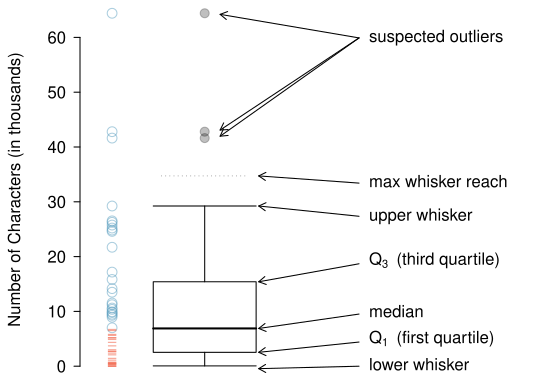

Source code (R):
require(openintro)
data(email50)
data(COL)
d   <- email50$num_char

myPDF("boxPlotLayoutNumVar.pdf", 5.5, 3.8,
      mar = c(0, 4, 0, 1),
      mgp = c(2.8, 0.7, 0))
boxPlot(d,
        ylab = 'Number of Characters (in thousands)',
        xlim = c(0.3, 3),
        axes = FALSE,
        ylim = range(d))
axis(2)

arrows(2,0, 1.35, min(d) - 0.5, length = 0.08)
text(2, 0, 'lower whisker', pos = 4)

arrows(2, quantile(d, 0.25) + sd(d) / 7,
       1.35, quantile(d, 0.25),
       length = 0.08)
text(2, quantile(d, 0.25) + sd(d)/6.5,
     expression(Q[1]~~'(first quartile)'), pos = 4)

m <- median(d)
arrows(2, m + sd(d) / 5, 1.35, m, length = 0.08)
text(2,m + sd(d) / 4.7, 'median', pos = 4)

q <- quantile(d, 0.75)
arrows(2, q + sd(d) / 4, 1.35, q, length = 0.08)
text(2, q + sd(d) / 3.8,
     expression(Q[3]~~'(third quartile)'), pos = 4)

arrows(2, rev(sort(d))[4] - sd(d) / 7,
       1.35, rev(sort(d))[4], length = 0.08)
text(2, rev(sort(d))[4] - sd(d) / 6.8,
     'upper whisker', pos = 4)

y <- quantile(d, 0.75) + 1.5 * IQR(d)
arrows(2, y - 0.1 * sd(d),
       1.35, y, length = 0.08)
lines(c(0.72, 1.28), rep(y, 2),
      lty = 3, col = '#00000066')
text(2, y - 0.1 * sd(d),
     'max whisker reach', pos = 4)

m <- rev(tail(sort(d), 5))
s <- m[1] - 0.3 * sd(m)
arrows(2, s, 1.1, m[1] - 0.2, length = 0.08)
arrows(2, s, 1.1, m[2] + 0.3, length = 0.08)
arrows(2, s, 1.1, m[3] + 0.35, length = 0.08)
text(2, s, 'suspected outliers', pos = 4)

points(rep(0.4, 25), rev(sort(d))[1:25],
       cex = rep(1.3, 25),
       col = rep(COL[1, 3], 25),
       pch = rep(1, 25))
points(rep(0.4, 25), sort(d)[1:25],
       cex = rep(1, 25),
       col = rep(COL[4,3], 25),
       pch = rep("-", 25))

dev.off()

sort(d)[25:26]
quantile(d, c(0.25, 0.5, 0.75))
tail(sort(d), 4)


myPDF("boxPlotNumVarSmall.pdf", 1.5, 2.5,
      mar = c(0, 4.1, 0, 0),
      mgp = c(2.3, 0.45, 0),
      tcl = -0.2)
boxPlot(d,
        ylab = '',
        axes = FALSE,
        xlim = c(0.5, 1.45),
        ylim = range(d) + sd(d) * c(-1,1) * 0.2)
axis(2, cex = 1.1)
par(las = 0)
mtext("Number of Characters\n(in thousands)", 2,
      line = 2,
      cex = 1.1)
dev.off()
